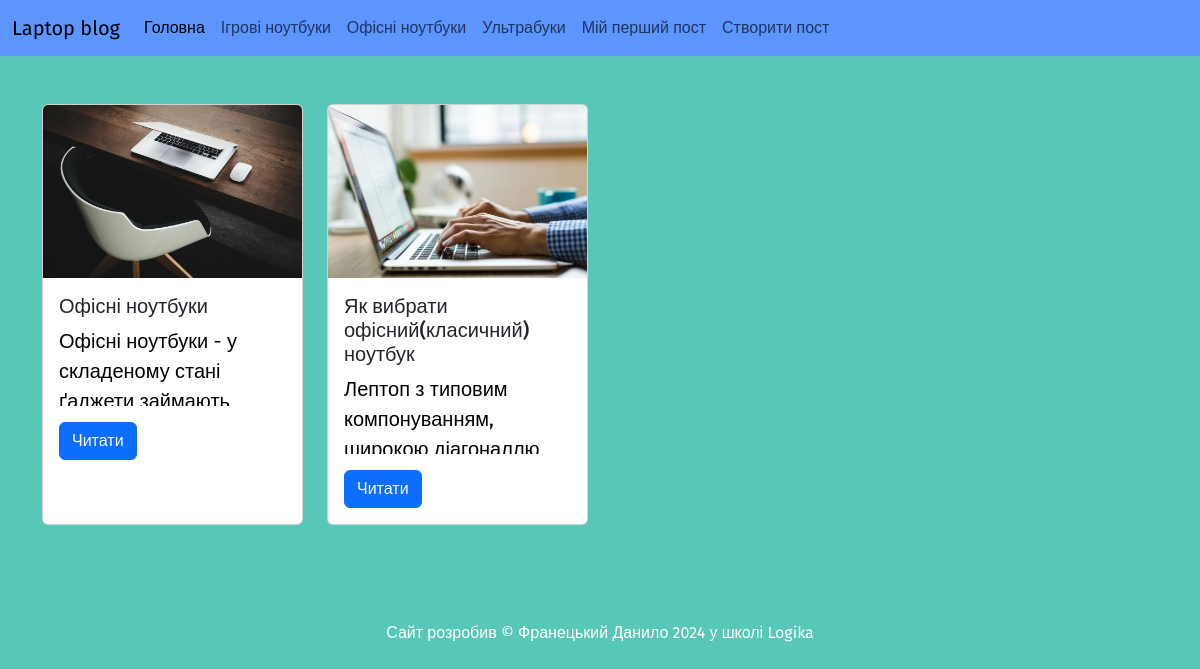
Page /category/2 on the committed database.
### tables this page shows
CREATE TABLE "categories" (
	"id"	INTEGER,
	"title"	TEXT NOT NULL,
	PRIMARY KEY("id" AUTOINCREMENT)
);

CREATE TABLE "posts" (
	"id"	INTEGER,
	"category_id"	INTEGER,
	"title"	TEXT NOT NULL,
	"text"	TEXT,
	"image"	TEXT,
	"created"	TEXT DEFAULT CURRENT_TIMESTAMP,
	FOREIGN KEY("category_id") REFERENCES "categories"("id"),
	PRIMARY KEY("id" AUTOINCREMENT)
);

### app.py (the view)
@app.route("/category/<category_id>")
def posts_by_category(category_id):
    categories = db.get_all_categories()
    posts = db.get_posts_by_category(int(category_id))
    return render_template("category.html", categories = categories, posts = posts)

### sql_queries.py (called while the page is built)
    def open(self):
        self.conn = sqlite3.connect(self.dbname)
        self.cursor = self.conn.cursor() #створюєм курсор

    def close(self):
        self.cursor.close()
        self.conn.close()

    def get_posts_by_category(self, category_id):
        self.open()
        self.cursor.execute("SELECT * FROM posts WHERE category_id = ?", [category_id])
        data = self.cursor.fetchall()
        self.close()
        return data

    def get_all_categories(self):
        self.open()
        self.cursor.execute("SELECT * FROM categories")
        data = self.cursor.fetchall()
        self.close()
        return data

### templates/category.html
{% extends 'base.html' %}
{% block content %}
<div class="container my-5">
  <div class = "row row-cols-1 row-cols-md-2 row-cols-lg-3 row-cols-xl-4 g-4">
    {% for post in posts %}
      <div class = "col">
        {% include 'post_card.html' %}
      </div>
    {% endfor %}
  </div>
</div>
{% endblock content %}

### templates/menu.html (shortened to what this page needs)
<nav class="navbar navbar-expand-lg"  style="background-color: rgb(92, 149, 255);">
    <div class="container-fluid">
      <a class="navbar-brand" href="#">Laptop blog</a>
      <div class="collapse navbar-collapse" id="navbarSupportedContent">
        <ul class="navbar-nav me-auto mb-2 mb-lg-0">
          <li class="nav-item">
            <a class="nav-link active" aria-current="page" href="{{ url_for('index') }}">Головна</a>
          </li>
          {% for category in categories %}
            <li class="nav-item">
              <a class="nav-link" href="{{ url_for('posts_by_category', category_id = category[0]) }}">{{category[1]}}</a>
            </li>
          {% endfor %}
          <li class="nav-item">
            <a class="nav-link" aria-current="page" href="{{ url_for('newpost')}}">Створити пост</a>
          </li>
      </div>
    </div>
  </nav>

### templates/post_card.html
<div class="card h-100" style="max-width: 25rem;">
  {% if post[4] %}
  <img src="{{ url_for('static', filename='img/'+post[4]) }}" class="card-img-top" alt="...">
  {% else %}
  <img src="{{ url_for('static', filename='img/1p.jpg') }}" class="card-img-top" alt="...">
  {% endif %}
  <div class="card-body">
    <h5 class="card-title">{{post[2]}}</h5>
    <p class="card-text overflow-y-hidden" style="height: 5rem;">{{post[3]}}</p>
    <a href="{{ url_for('post', post_id = post[0]) }}" class="btn btn-primary">Читати</a>
  </div>
</div>

### static/style.css (style rules this page uses)
p { color: rgb(0, 0, 0); font-size: 20px; }
body { background-color: rgb(87, 199, 184); color: white; font-family: "Fira Sans", sans-serif; }

### rows in the picture
categories: title "Ігрові ноутбуки"
categories: title "Офісні ноутбуки"
categories: title "Ультрабуки"
categories: title "Мій перший пост"
posts: image (picture), title "Офісні ноутбуки", text "Офісні ноутбуки - у складеному стані…"
posts: image (picture), title "Як вибрати офісний(класичний) ноутбук", text "Лептоп з типовим компонуванням,…"
